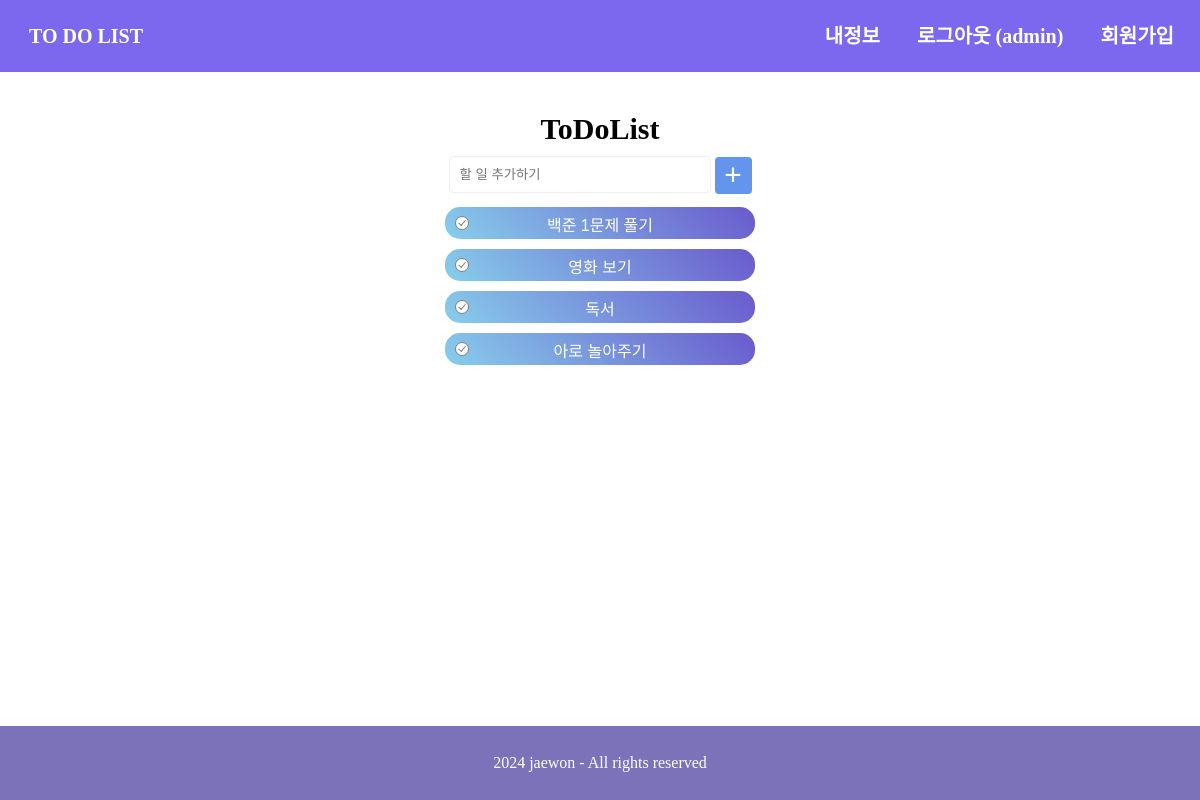
The app's page /todolists/ (signed in), older data.
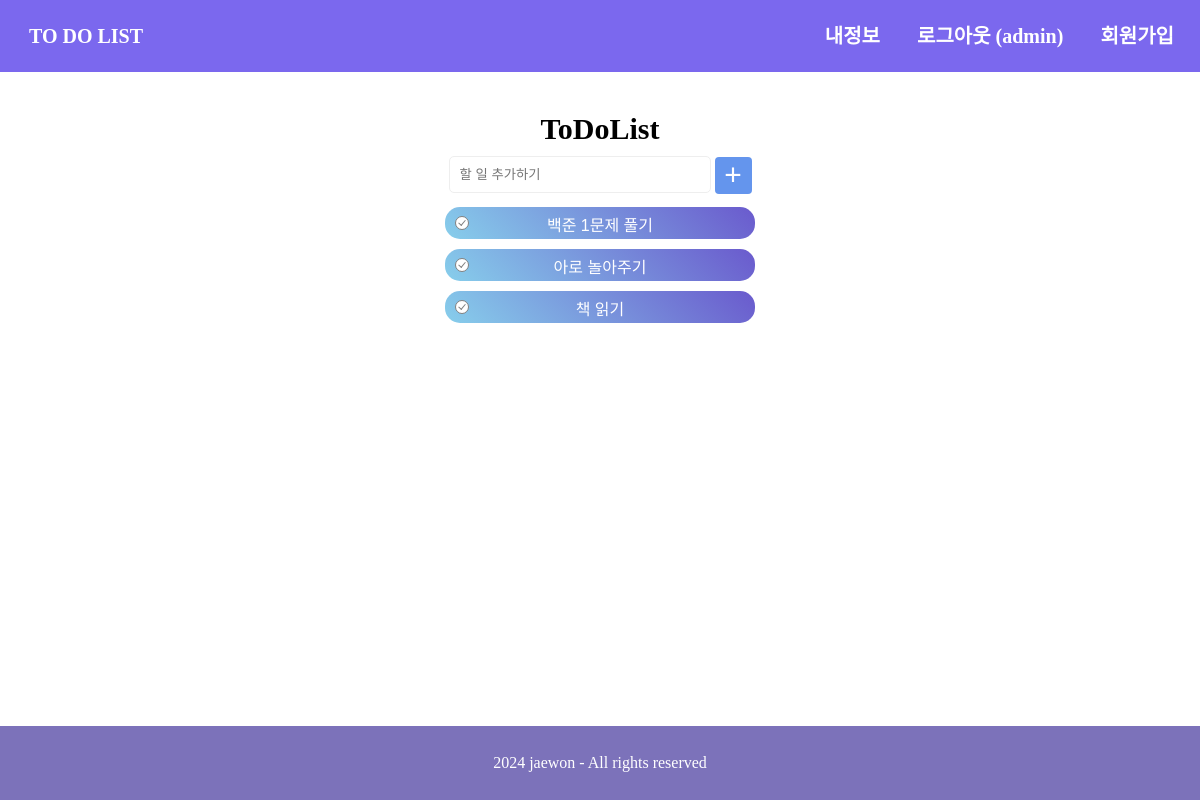
The same page, newer data.
### todolists/models.py (models this page shows, shortened)
class Todo(models.Model):
  author = models.ForeignKey(User, on_delete=models.CASCADE)
  content = models.TextField()
  completed = models.BooleanField(default=False)
  create_date = models.DateTimeField()

### todolists/views.py (the view)
# urls.py: path('', views.index, name='index'),
def index(request):
  cur_user = request.user
  if request.method == 'POST':
    if cur_user.is_authenticated:
      form = TodoForm(request.POST)
      if form.is_valid():
        todo = form.save(commit=False)
        todo.create_date = timezone.now()
        todo.author = request.user
        todo.save()
        return redirect('todolists:index')
      else:
        return redirect('todolists:index')
    return redirect('common:login')
  else:
    if cur_user.is_authenticated:
      todo_list = Todo.objects.order_by('create_date').filter(author=request.user)
      context = { 'todo_list':todo_list }
      return render(request, 'todolists/todo_list.html', context)
    else:
      todo_list = []
      context = { 'todo_list':todo_list }
      return render(request, 'todolists/todo_list.html', context)

### templates/todolists/todo_list.html (shortened to what this page needs)
{% extends "base.html" %}
{%block content %}
<section id="add-todo">
  <h1>ToDoList</h1>
  <div id="inputField">
    <form id= "add_form" action="{% url 'todolists:index' %}" method="post">
      <input name="content" id="todoInput" placeholder="할 일 추가하기" autocomplete="off" autofocus>
      <button type="submit" id="addBtn">+</button>
    </form>
  </div>
</section>
<section id="list">
{% if todo_list %}
  <ul>
    {% for todo in todo_list %}
    <div class="todo-container">
      <li class="todo_array">
        {% if todo.completed == True %}
        <input type="checkbox" id="{{ todo.id }}" class="chbox">
        <span class="check-icon com" aria-hidden="true"></span>
        <label class="todo_label com" for="{{ todo.id }}">
          <a href="{% url 'todolists:todo_complete' todo.id %}">{{ todo.content }}</a>
        </label>
        {% else %}
        <span class="check-icon" aria-hidden="true"></span>
        <label class="todo_label" for="{{ todo.id }}">
          <a href="{% url 'todolists:todo_complete' todo.id %}">{{ todo.content }}</a>
        </label>
        {% endif %}
        <a href="{% url 'todolists:todo_delete' todo.id %}" class="deltodo">
        </a>
      </li>
    </div>
    {% endfor %}
  </ul>
{% else %}
  <p class="endtodo">오늘 할일을 추가해 보세요</p>
{% endif %}
</section>
{% endblock %}

Row changes from the older to the newer data that the page shows:
removed Todo: content "영화 보기"
removed Todo: content "독서"
added Todo: content "책 읽기"
